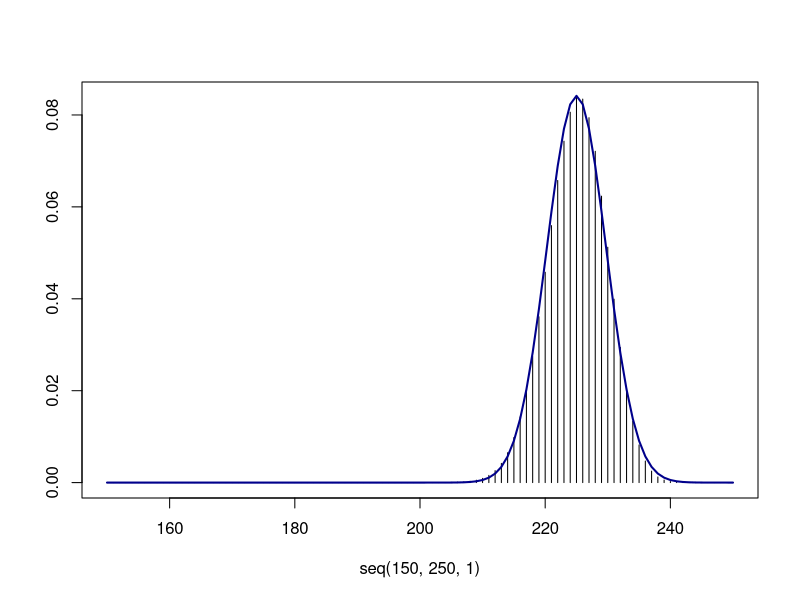
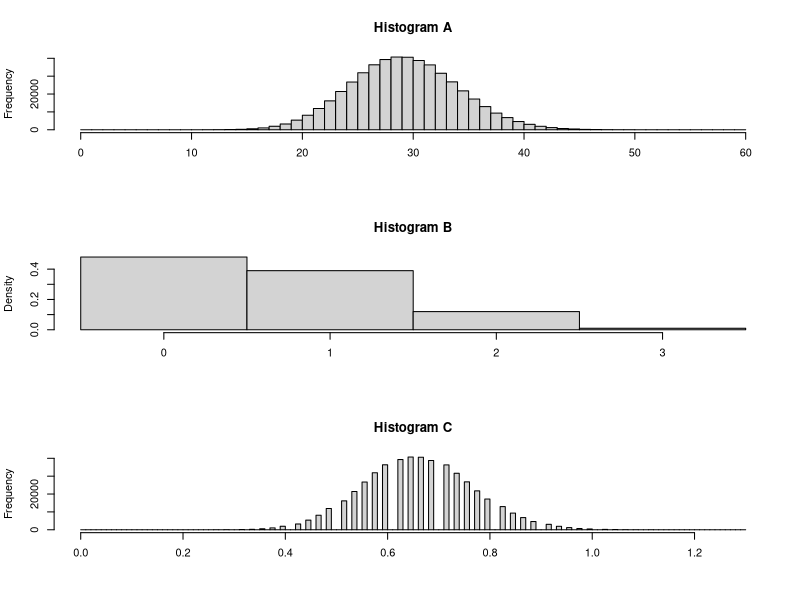
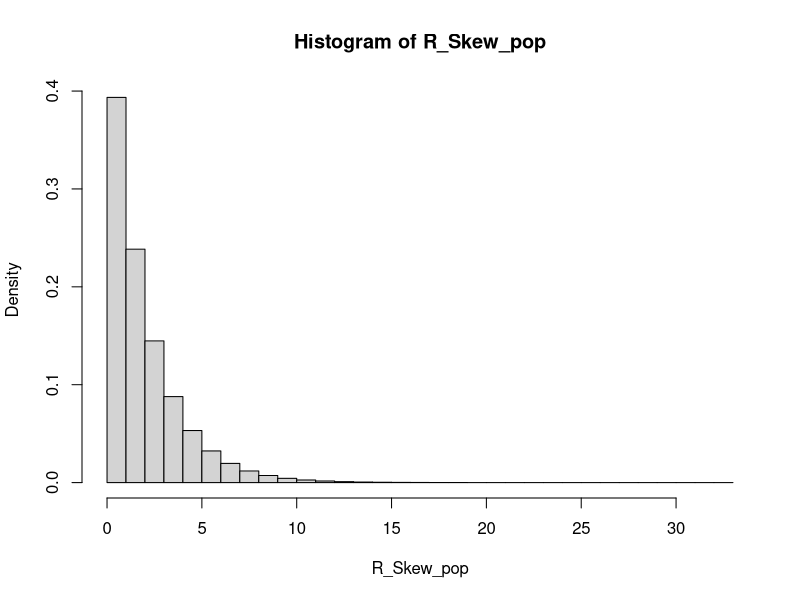

Here is the R script that generated these plots, in order: (Note: this script raises an error after producing the figures.)
## ---- chunk 1
knitr::opts_chunk$set(echo = TRUE)
## ---- chunk 2
choose(250, 230) * 0.9^(230) * (1 - 0.9)^20
## ---- chunk 3
1 - pbinom(229, 250, 0.9) 
## ---- chunk 4
250 * 0.9 
sqrt(250 * 0.9 * 0.1)
## ---- chunk 5
plot(x=seq(150,250,1), y=dbinom(150:250, 250, prob=0.90), type='h', ylab="")
curve(dnorm(x, mean=225, sd=4.74), col="darkblue", lwd=2, add=TRUE, yaxt="n")
## ---- chunk 6
1 - pnorm(230, 225, 4.74)
## ---- chunk 7
sample_proportion <- 230 / 250
sd_sample_proportion <- sqrt(0.9 * (1 - 0.9) / 250)
1 - pnorm(sample_proportion, mean = 0.9, sd = sd_sample_proportion)

## ---- chunk 8
vals=c(0,1,2,3)
probs=c(0.48, 0.39, 0.12, 0.01)
(EV_pop=sum(vals*probs))
(Var_pop=sum(probs*(vals-EV_pop)^2)) 
## ---- chunk 9
items=c(rep(0, 48), rep(1, 39), rep(2, 12), rep(3, 1))
manytimes=500000
samp_mean=rep(9, manytimes)
samp_sum=rep(9, manytimes)
for (i in 1:manytimes){
  samp=sample(items, size=45, replace=TRUE)
  samp_mean[i]=mean(samp)
  samp_sum[i]=sum(samp)
}

par(mfrow=c(3,1))
hist(samp_sum, breaks=seq(0, 60, 1), main="Histogram A", xlab="")
hist(items, breaks=seq(-0.5, 3.5, 1), freq=FALSE, main="Histogram B", xlab="")
hist(samp_mean, breaks=seq(0,1.3, 0.01), main="Histogram C", xlab="")
par(mfrow=c(1,1))

## ---- chunk 10
z = (1 - 0.66) / 0.1079506
1 - pnorm(z)
## ---- chunk 11
45 * 0.66
## ---- chunk 12
sqrt(45 * sqrt(0.5244))
## ---- chunk 13
R_Skew_pop = rchisq(10000000,2)
hist(R_Skew_pop, freq=FALSE)
(pop_mean_est = mean(R_Skew_pop)) 
(pop_std_est = sd(R_Skew_Pop)) 

sim_times = 10000
sampled_means = rep(9, sim_times)
sample_size = 100 

for(index in 1:sim_times) {
  R_Skew_samp = rchisq(sample_size, 2) 
  sampled_means[index] = mean(R_Skew_samp)
}
hist(sampled_means)
